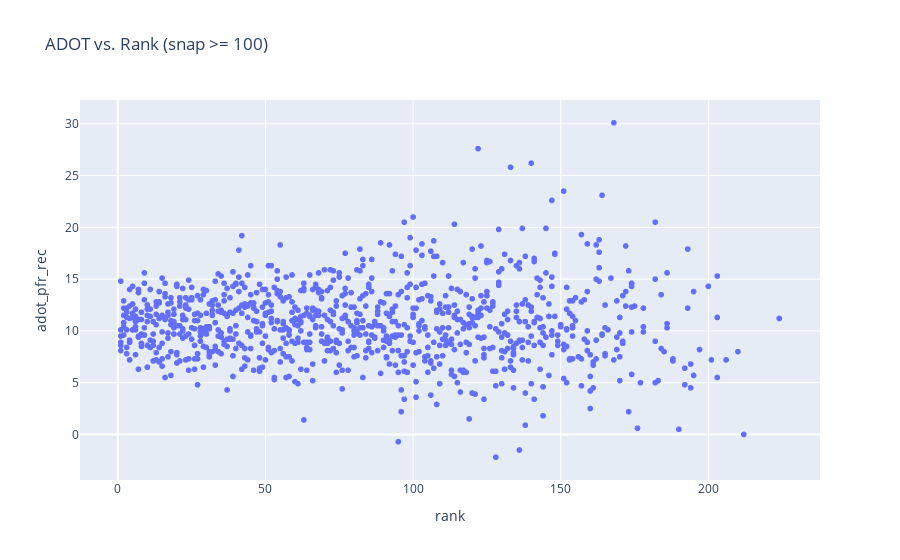

This figure's notebook cell:
### Code cell
fig = px.scatter(df.query("offense_snaps >= 100"), x='rank', y='adot_pfr_rec', title="ADOT vs. Rank (snap >= 100)")
fig.show()

### Figure 1 — Plotly figure (JSON) as saved in the notebook; plotly's stock layout.template omitted (floating-point values rounded to 4 significant figures; data arrays with more than 128 entries replaced by an {"elided": "..."} marker saying what was removed)
{"data": [{"hovertemplate": "rank=%{x}<br>adot_pfr_rec=%{y}<extra></extra>", "legendgroup": "", "marker": {"color": "#636efa", "symbol": "circle"}, "mode": "markers", "name": "", "showlegend": false, "type": "scattergl", "x": {"elided": "1703 int values"}, "xaxis": "x", "y": {"elided": "1703 float values"}, "yaxis": "y"}], "layout": {"legend": {"tracegroupgap": 0}, "title": {"text": "ADOT vs. Rank (snap >= 100)"}, "xaxis": {"anchor": "y", "domain": [0, 1], "title": {"text": "rank"}}, "yaxis": {"anchor": "x", "domain": [0, 1], "title": {"text": "adot_pfr_rec"}}}}
